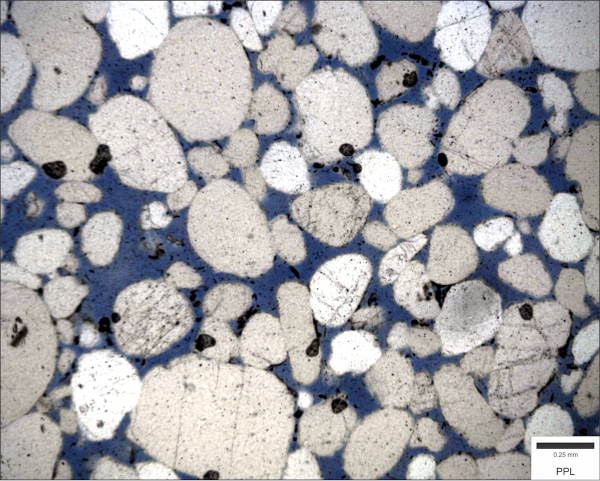
#> input picture data/quartz-arenite_Michael-C-Rygel_CC-BY-SA.png, 1200 x 961 px (shown at 1/2 size); the run also reads 1 picture not shown here
$ jupyter execute Dealing_with_images.ipynb   (shell and % lines are left out)   (older library calls are emulated)
#> lines starting #> are read from the running program, lines starting #| are printed output that depends on the picture; after the words box and inside, x2 and y2 are one past the last pixel; in counts of white or black regions, pixels touching at a corner belong together
## Dealing with images

We'll take a look at the Python Imaging Library. The main points about this library:

- Reads and writes essentially any image format.
- Can do all sorts of manipulation (resizing, cropping, enhancing, drawing, compositing).
- Can convert to and from NumPy arrays.

We'll also briefly look at reading and writing images with `matplotlib` and `scikit-image`. Main features of `matplotlib`:

- Only reads PNG format.
- Doesn't do any manipulation, although you can resize an image in `scipy`.
- Writes most common formats (PNG, JPG, GIF, plus PDF and SVG for vectors).
- Uses NumPy arrays implicitly.

To install it, do:

    conda install pillow

Start with the usual:

[cell 1]
import numpy as np
import matplotlib.pyplot as plt

## A quick look at `matplotlib`

[Here are the docs.](https://matplotlib.org/users/image_tutorial.html)

Matplotlib can only load PNGs natively. You can load a JPEG, but mpl will use PIL behind the scenes.

Unlike PIL, mpl loads images as 4-byte floats in [0, 1].

[cell 2]
import matplotlib.image as mpimage

img = mpimage.imread("../data/quartz-arenite_Michael-C-Rygel_CC-BY-SA.png")
#> img is the input picture: shape (961, 1200, 3) float32; mean R, G, B 0.651, 0.647, 0.659

[cell 3]
img

Notice we have an h &times; w &times; 3 array — this is an RGB image. PNGs often have a 4th channel, alpha or A, which holds opacity.

`plt.imshow()` plots 3-channel arrays like this in colour:

[cell 4]
plt.imshow(img)

We can plot only the red channel (say), and apply false colour via a lookup table:

[cell 5]
plt.imshow(img[..., 0])
plt.colorbar()
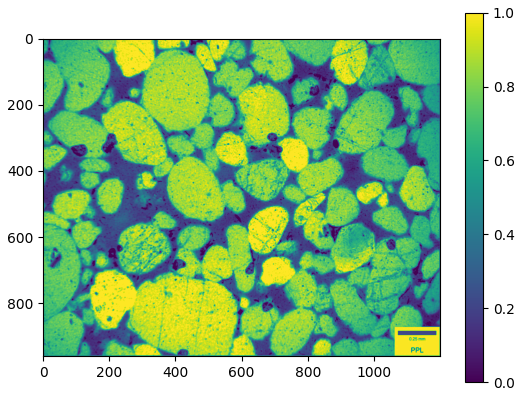
#> figure drawn by matplotlib, 2 panels

[cell 6]
_ = plt.hist(img[..., 0].ravel(), bins=128)
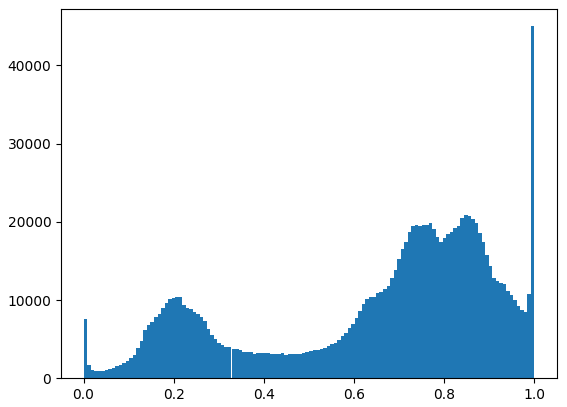
#> figure drawn by matplotlib, 1 panel; tallest bar 45024 high, from x = 0.992 to 1

## PIL's `Image` object

[Here are the docs!](http://effbot.org/imagingbook/image.htm)

[cell 7]
from PIL import Image
im = Image.open('../data/quartz-arenite_Michael-C-Rygel_CC-BY-SA.jpg')

[cell 8]
im

Notice that the size (not `shape`!) is reported as columns &times; rows, so it's different from a NumPy array.

[cell 9]
im.size
#> Out = (1200, 961)

[cell 10]
np.array(im).shape
#> Out = (961, 1200, 3)

[cell 11]
aspect = 1200/961
w = 600
h = int(w / aspect)   # Has to be an int.

im = im.resize((w, h), Image.ANTIALIAS)
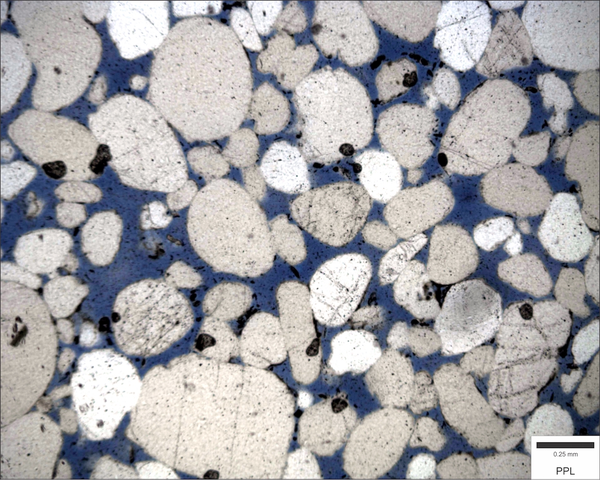
#> im: PIL image 600x480 RGB; mean R, G, B 166.1, 165.1, 168.2
im

You can save having to compute the new image size with the `thumbnail` method but be careful — it resizes the image in place:

[cell 12]
temp = im.copy()
temp.thumbnail((64, 64), Image.ANTIALIAS)
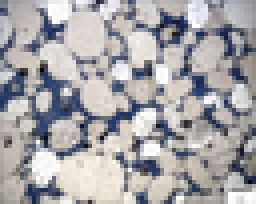
#> temp: PIL image 64x51 RGB (shown 4 times larger); mean R, G, B 166.2, 165.2, 168.3

[cell 13]
temp

We can plot this little image and see that it's now pixellated at any reasonable size:

[cell 14]
plt.imshow(temp, interpolation='none')

We can ask `imshow` for some more sensible interpolation:

[cell 15]
plt.imshow(temp, interpolation='bicubic')

## Handling images as arrays

As you see in the last example, we can treat PIL `Image` as an array sometimes, eg passing it to `imshow`. But sometimes it's convenient to treat images entirely as NumPy arrays. It's easy to convert between the two:

[cell 16]
rgb = np.array(im)

red_channel = rgb[:, :, 0]
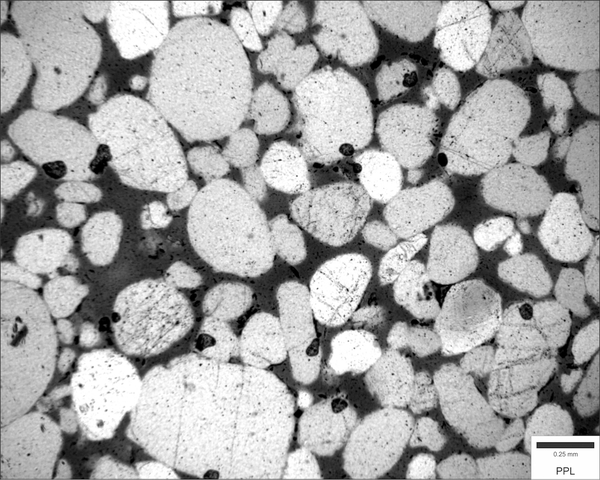
#> red_channel: shape (480, 600); min 0, max 255, mean 166.1
plt.imshow(red_channel, cmap='gray')

Note that NumPy doesn't implicitly care about the values:

[cell 17]
np.max(red_channel)
#> Out = 255

[cell 18]
red_max1 = red_channel / 255
plt.imshow(red_max1, cmap='gray')

But if you convert back to a PIL `Image`, it cares. In fact, it won't even accept our decimal numbers in the 0–1 range:

[cell 19]
im_red =  Image.fromarray(red_max1)
im_red

We have to cast them to unsigned 8-bit integers (i.e. integers in the range 0 to 255). But that's still not enough:

[cell 20]
im_red = Image.fromarray(np.uint8(red_max1))
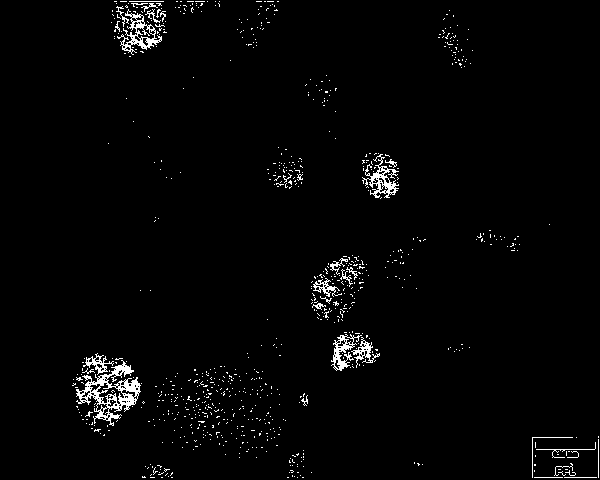
#> im_red: PIL image 600x480 L; values 0 (black) and 1 (white), 2.2% white in thin lines or dots, all inside (x1, y1, x2, y2) = (72, 1, 599, 478)
im_red
